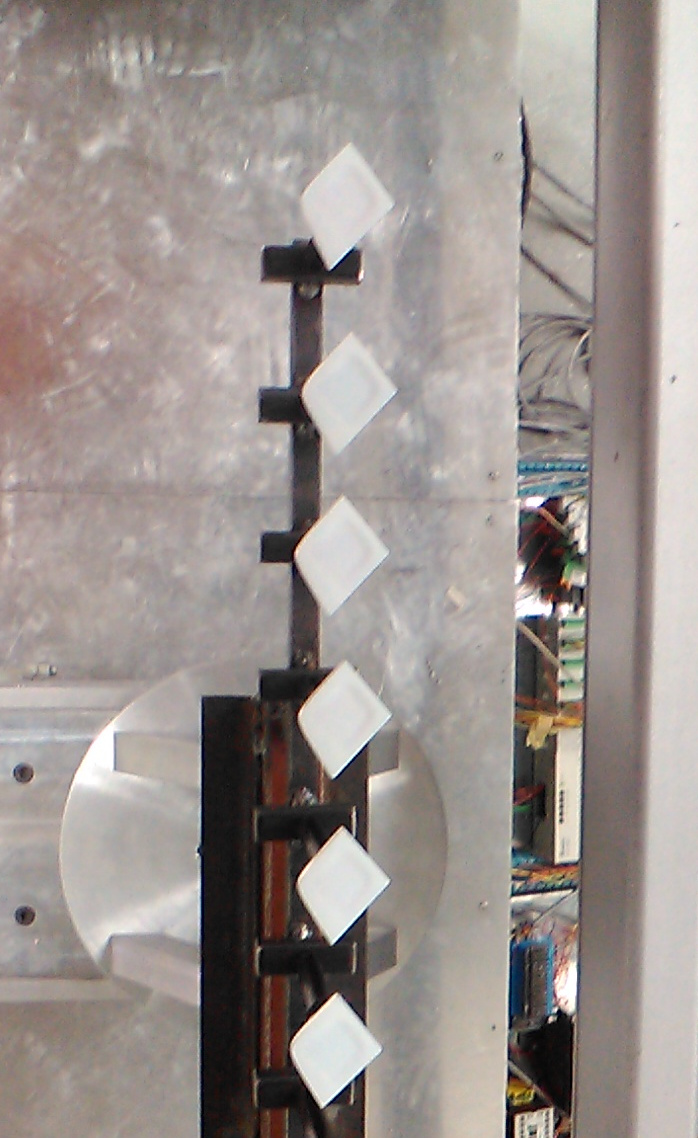
#> input picture original/piezas_alex.jpg, 698 x 1138 px, given in place of 20190806_152808.mp4, which was not available
$ python detect_lines.py
#> lines starting #> are read from the running program, lines starting #| are printed output that depends on the picture; after the words box and inside, x2 and y2 are one past the last pixel; in counts of white or black regions, pixels touching at a corner belong together; pictures that were not available may be replaced by others from this repository, and a replacement may not be noted
import numpy as np
import cv2
import imutils

threshold = 60

cap = cv2.VideoCapture('20190806_152808.mp4')
while True:
	image = cap.read()[1]
#> image is the input picture: shape (1138, 698, 3); mean B, G, R 142.1, 146, 154.5
	image = imutils.resize(image, width=720)
#> image: shape (1173, 720, 3)
	# Resize
	draw = np.zeros_like(image)
	# Convert to grayscale
	gray = cv2.cvtColor(image, cv2.COLOR_BGR2GRAY)
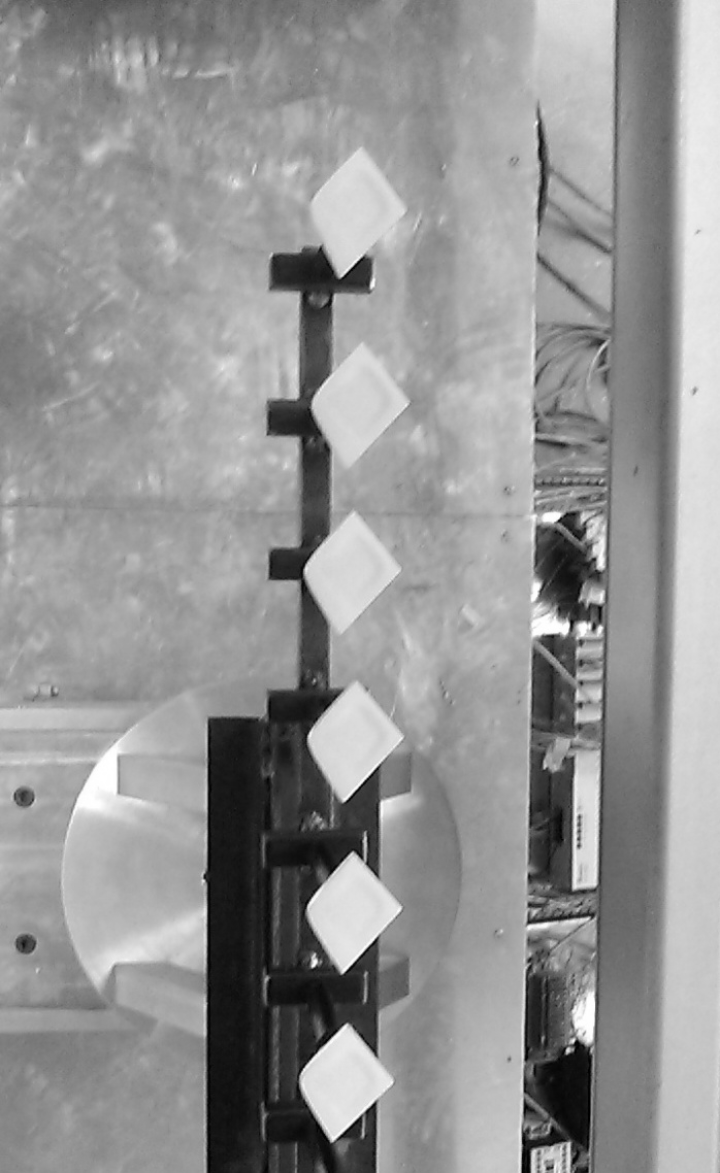
#> gray: shape (1173, 720); min 0, max 255, mean 148
	# Blur
	blur = cv2.GaussianBlur(gray, (5, 5), 0)
	# Get black and white image
	thresh = cv2.threshold(blur, threshold, 255, cv2.THRESH_BINARY)[1]
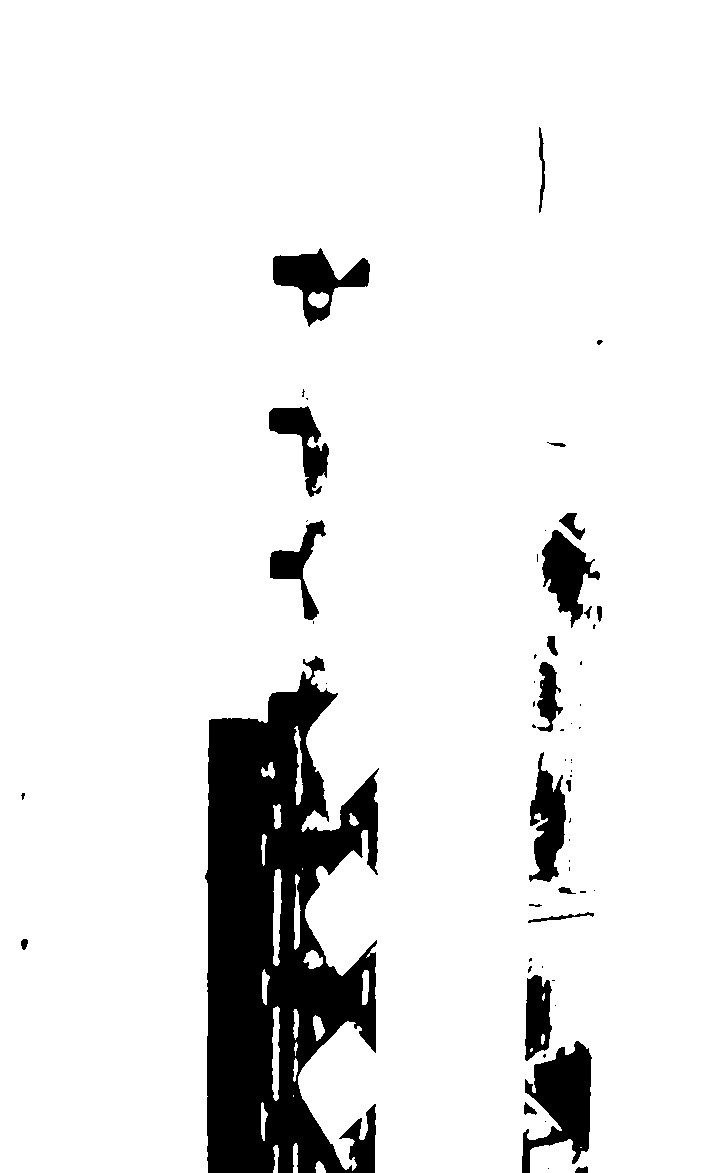
#> thresh: shape (1173, 720); 90.8% white; 60 black regions (37 under 20 px), largest, box (x1, y1, x2, y2) and area: (205, 656, 379, 1173) 56056, (522, 1041, 592, 1173) 5073, (273, 248, 370, 327) 3186
	kernel = cv2.getStructuringElement(cv2.MORPH_RECT, (3, 3))

	# Some erosions and dilations to remove noise
	thresh = cv2.erode(thresh, kernel, iterations=4)
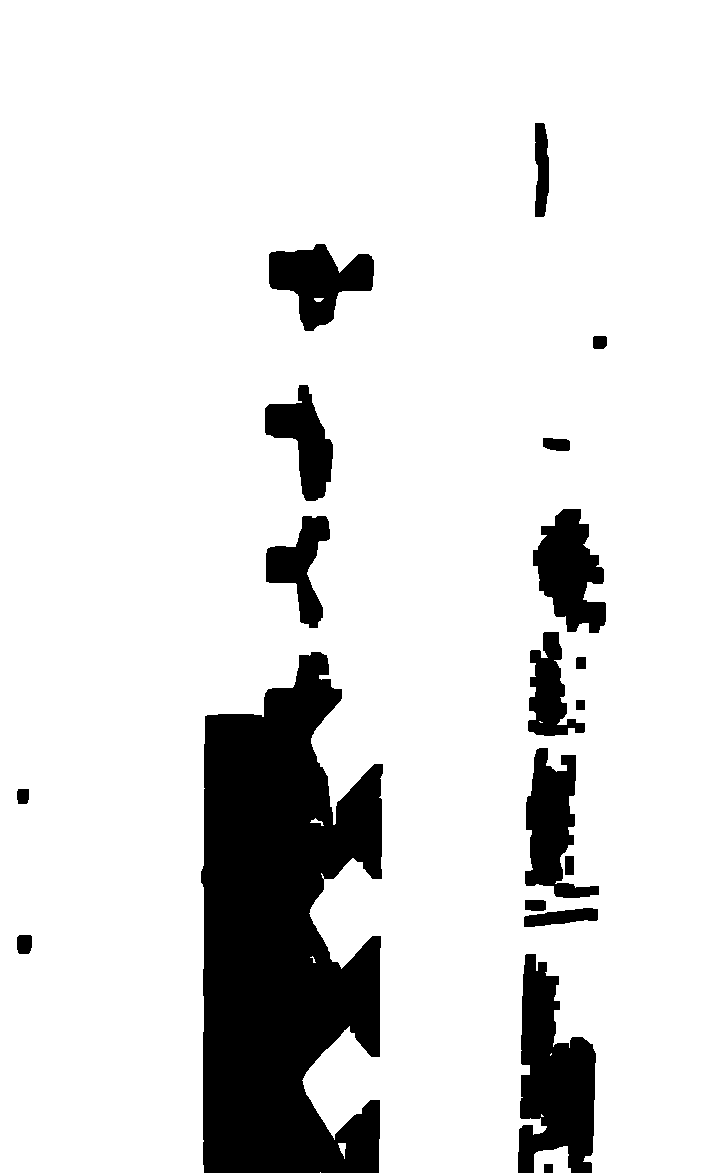
#> thresh: shape (1173, 720); 86.9% white; 19 black regions, largest, box (x1, y1, x2, y2) and area: (201, 652, 383, 1173) 69591, (518, 954, 596, 1173) 11150, (533, 509, 606, 633) 5658
	thresh = cv2.dilate(thresh, kernel, iterations=4)
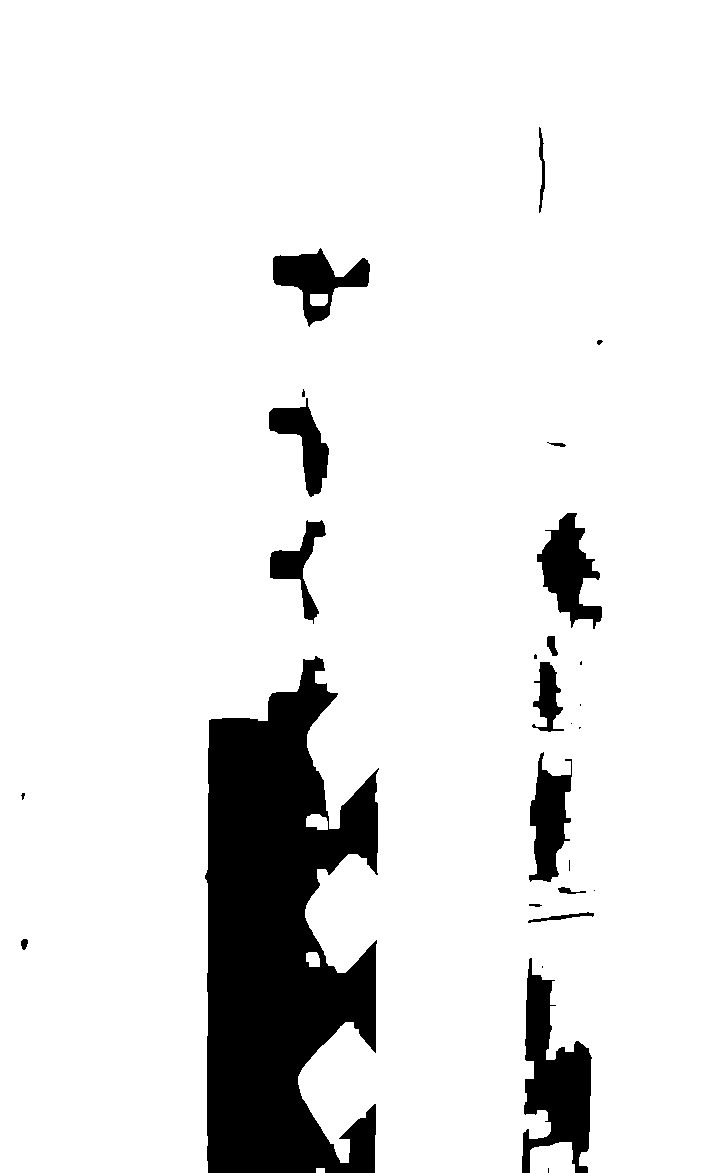
#> thresh: shape (1173, 720); 89.9% white; 27 black regions (11 under 20 px)

	# Get Contours of binary image
	contours, _ = cv2.findContours(thresh, cv2.RETR_EXTERNAL, cv2.CHAIN_APPROX_SIMPLE)
#> contours = 5 contours; box (x1, y1, x2, y2) and area: (0, 0, 720, 1173) 771319, (530, 1142, 575, 1173) 1146, (306, 814, 328, 830) 250, (306, 952, 320, 967) 158, (316, 1168, 325, 1173) 32

	# Find the biggest contour
	max_area = -1
	max_c = 0
	for i in range(len(contours)):
	    contour = contours[i]
	    area = cv2.contourArea(contour)
	    if (area > max_area):
	        max_area = area
	        max_c = i
#> this loop made 5 passes
#> (contour, area, max_area) on pass 1: ([[316, 1168], [316, 1172], [324, 1172], [324, 1168]], 32, 32)
#> (area, max_area) on passes 2, 5: (1146.5, 1146.5), (771319, 771319)
#> after the loop, max_area = 771319; max_c = 4

	contour = contours[max_c]
#> contour = contour of 526 points, box (x1, y1, x2, y2) (0, 0, 720, 1173), area 771319

	# Get minAreaRect
	rect = cv2.minAreaRect(contour)
#> rect = ((359.5, 586), (1172, 719), -90)
	box = cv2.boxPoints(rect)
#> box = [[719, 1172], [6.1e-05, 1172], [6.1e-05, 0], [719, 0]]
	box = np.int0(box)
#> box = [[718, 1171], [0, 1171], [0, 0], [718, 0]]

	# Draw contour and minAreaRect
	cv2.drawContours(image, [box],-1, (0, 255, 0), 2)
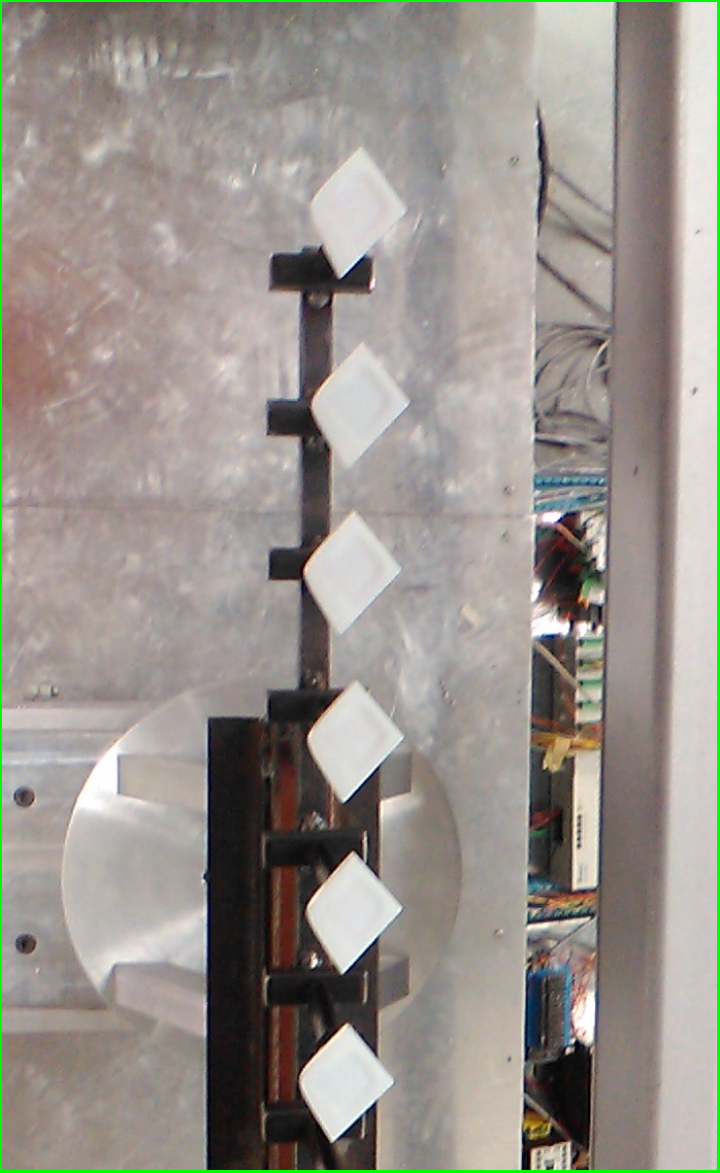
#> image: shape (1173, 720, 3); mean B, G, R 140.2, 146.9, 152.5
	cv2.imshow('Sheet', image)

	if cv2.waitKey(1) & 0xFF == ord('q'):
#> (key q is pressed here)
		break

cap.release()
cv2.destroyAllWindows()
